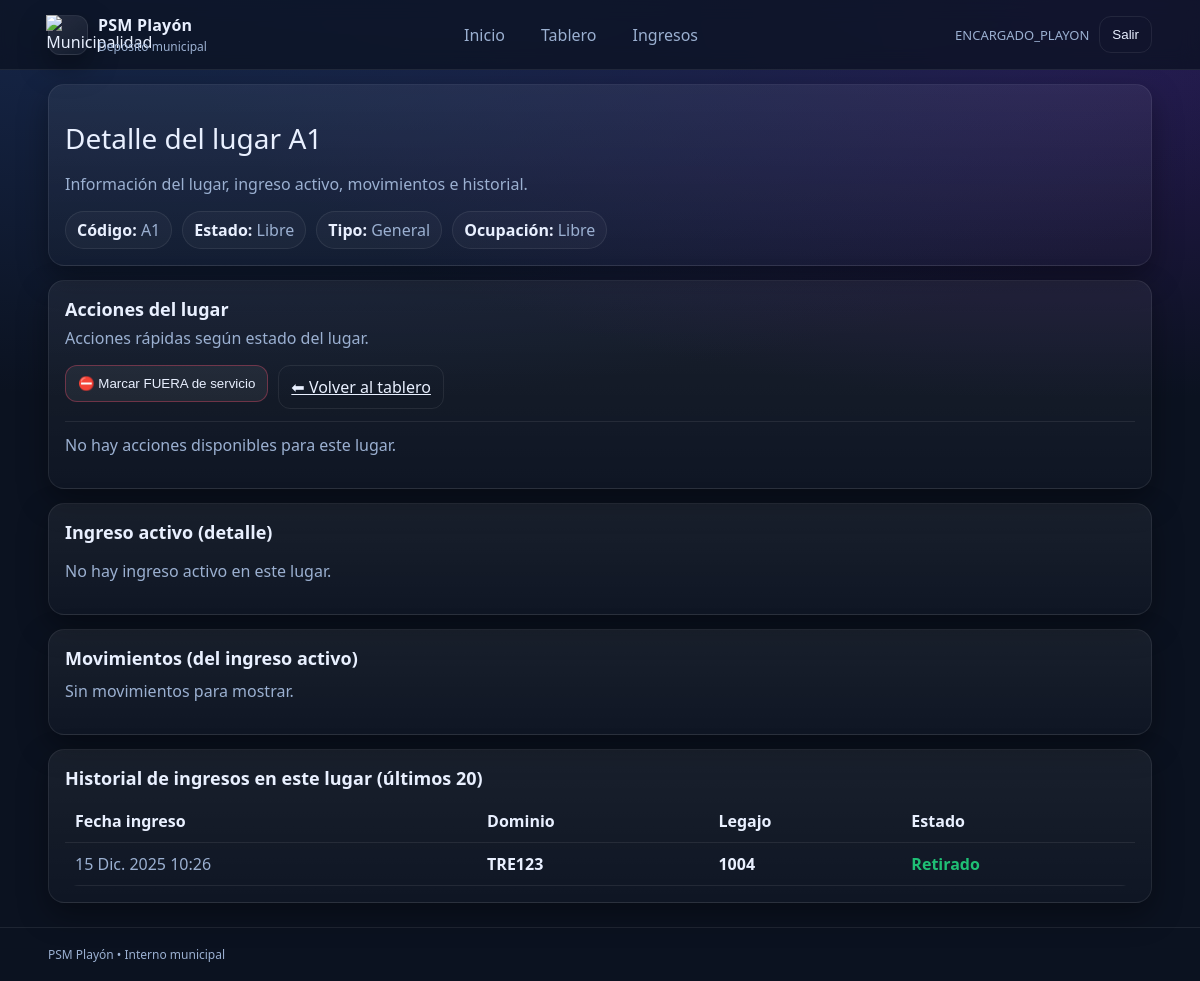
Before: /vehiculos/playon/lugar/1/ (signed in) with the older database file.
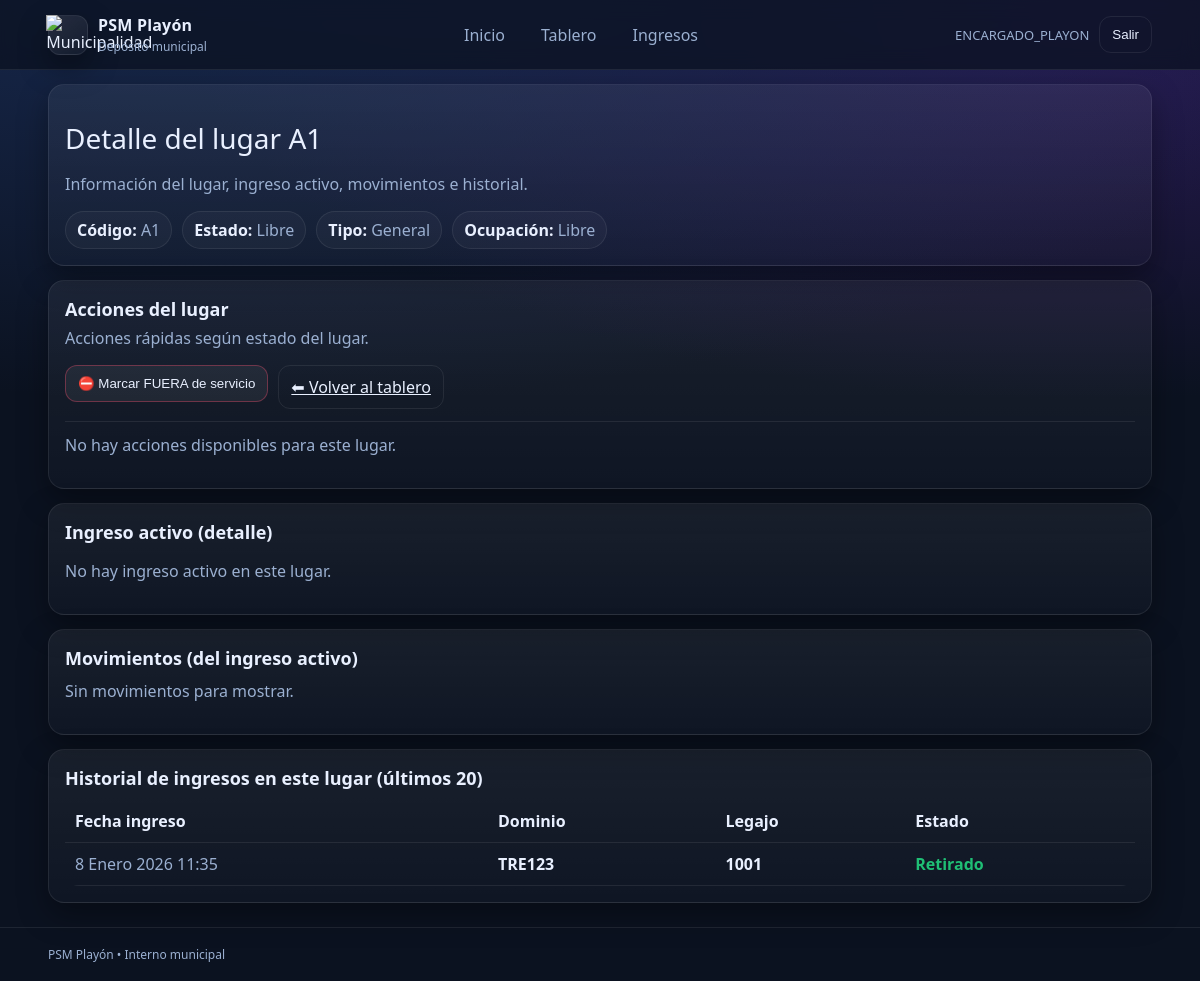
After: the same page with the newer database file.
### vehiculos/models.py (models this page shows, shortened)
class IngresoPlayon(models.Model):
    TIPO_VEHICULO_CHOICES = [
        ("AUTO", "Auto"),
        ("MOTO", "Moto"),
        ("CAMIONETA", "Camioneta"),
        ("CAMION", "Camión"),
        ("OTRO", "Otro"),
    ]
    vehiculo = models.ForeignKey(Vehiculo, on_delete=models.PROTECT, related_name="ingresos")
    fecha_ingreso = models.DateTimeField("Fecha de ingreso", auto_now_add=True)
    tipo_vehiculo = models.CharField("Tipo de vehículo", max_length=20, choices=TIPO_VEHICULO_CHOICES, blank=True)
    marca = models.CharField(max_length=50, blank=True)
    modelo = models.CharField(max_length=50, blank=True)
    anio = models.PositiveIntegerField("Año", null=True, blank=True)
    color = models.CharField(max_length=30, blank=True)
    nro_legajo_playon = models.CharField("N° de legajo en playón", max_length=30, unique=True)
    lugar_infraccion = models.CharField("Lugar de la infracción", max_length=255, blank=True)
    acta_infraccion_recibida = models.BooleanField("Acta de infracción recibida", default=False)
    acta_secuestro_recibida = models.BooleanField("Acta de secuestro recibida", default=False)
    inventario_objetos_visibles_recibido = models.BooleanField("Inventario de objetos visibles recibido", default=False)
    registro_fotografico_recibido = models.BooleanField("Registro fotográfico recibido", default=False)
    PRUEBA_ALCOHOLEMIA_CHOICES = [
        ("SI", "Sí"),
        ("NO", "No"),
        ("NC", "No corresponde"),
    ]
    prueba_alcoholemia_estado = models.CharField(
        "Prueba de alcoholemia/test",
        max_length=2,
        choices=PRUEBA_ALCOHOLEMIA_CHOICES,
        default="NC",
    )
    coincide_inventario = models.BooleanField("¿Coincide el inventario?", default=True)
    coinciden_danios_registrados = models.BooleanField("¿Coinciden los daños registrados?", default=True)
    detalle_danios_no_coincidentes = models.TextField("Detalle de daños no coincidentes", blank=True)
    bateria_desconectada = models.BooleanField("Batería desconectada", default=False)
    ubicacion_interna = models.CharField("Ubicación interna en playa", max_length=100, blank=True)
    lugar = models.ForeignKey(
        LugarPlayon,
        on_delete=models.PROTECT,
        null=True,
        blank=True,
        related_name="ingresos",
    )
    recibido_por = models.ForeignKey(User, on_delete=models.PROTECT, related_name="ingresos_recibidos")
    observaciones_generales = models.TextField("Observaciones generales", blank=True)
    retirado = models.BooleanField("¿Retirado?", default=False)
    fecha_retiro = models.DateTimeField("Fecha de retiro", null=True, blank=True)
    entregado_por = models.ForeignKey(
        User,
        on_delete=models.PROTECT,
        related_name="egresos_entregados",
        null=True,
        blank=True,
    )
    nombre_retira = models.CharField("Nombre de quien retira", max_length=100, blank=True)
    dni_retira = models.CharField("DNI de quien retira", max_length=20, blank=True)
    observaciones_egreso = models.TextField("Observaciones de egreso", blank=True)
    class Meta:
        verbose_name = "Ingreso al playón"
        verbose_name_plural = "Ingresos al playón"
        ordering = ["-fecha_ingreso"]

class Vehiculo(models.Model):
    dominio = models.CharField("Dominio (Patente)", max_length=10, unique=True)
    marca = models.CharField(max_length=50, blank=True)
    modelo = models.CharField(max_length=50, blank=True)
    color = models.CharField(max_length=30, blank=True)
    nro_chasis = models.CharField("N° de chasis", max_length=50, blank=True)
    nro_motor = models.CharField("N° de motor", max_length=50, blank=True)
    anio = models.PositiveIntegerField("Año", null=True, blank=True)
    fecha_alta = models.DateTimeField("Fecha de alta en sistema", auto_now_add=True)

### vehiculos/views.py (the view, shortened to what this page needs)
# urls.py: path("playon/lugar/<int:lugar_id>/", views.detalle_lugar, name="detalle_lugar"),
@login_required
def detalle_lugar(request, lugar_id):
    lugar = get_object_or_404(LugarPlayon, id=lugar_id)
    ingreso_activo = (
        IngresoPlayon.objects
        .filter(lugar=lugar, retirado=False)
        .select_related("vehiculo", "recibido_por", "entregado_por")
        .first()
    )
    historial_ingresos = (
        IngresoPlayon.objects
        .filter(lugar=lugar)
        .select_related("vehiculo")
        .order_by("-fecha_ingreso")[:20]
    )
    movimientos = []
    return render(
        request,
        "vehiculos/detalle_lugar.html",
        {
            "lugar": lugar,
            "ingreso_activo": ingreso_activo,
            "historial_ingresos": historial_ingresos,
            "movimientos": movimientos,
        },
    )

### vehiculos/models.py (called while the page is built)
    @property
    def codigo(self):
        return f"{self.fila}{self.columna}"

### templates/vehiculos/detalle_lugar.html (shortened to what the changed rows need)
{% extends "base.html" %}
{% block content %}
  <div class="card">
    {% if historial_ingresos %}
      <div style="overflow:auto; margin-top:10px;">
        <table class="table">
          <thead>
            <tr>
              <th>Fecha ingreso</th>
              <th>Dominio</th>
              <th>Legajo</th>
              <th>Estado</th>
            </tr>
          </thead>
          <tbody>
            {% for i in historial_ingresos %}
              <tr>
                <td>{{ i.fecha_ingreso }}</td>
                <td style="color: var(--text); font-weight:800;">{{ i.vehiculo.dominio }}</td>
                <td style="color: var(--text); font-weight:800;">{{ i.nro_legajo_playon }}</td>
                <td>
                  {% if i.retirado %}
                    <span style="color: var(--ok); font-weight:800;">Retirado</span>
                  {% else %}
                    <span style="color: var(--warn); font-weight:800;">En playón</span>
                  {% endif %}
                </td>
              </tr>
            {% endfor %}
          </tbody>
        </table>
      </div>
    {% else %}
      <p class="muted" style="margin-top:10px;">Todavía no hay ingresos registrados en este lugar.</p>
    {% endif %}
  </div>
{% endblock %}

Changed rows visible on the page:
removed IngresoPlayon: fecha_ingreso "15 Dic. 2025 10:26", vehiculo.dominio "TRE123", nro_legajo_playon "1004", retirado "Retirado"
added IngresoPlayon: fecha_ingreso "8 Enero 2026 11:35", vehiculo.dominio "TRE123", nro_legajo_playon "1001", retirado "Retirado"
